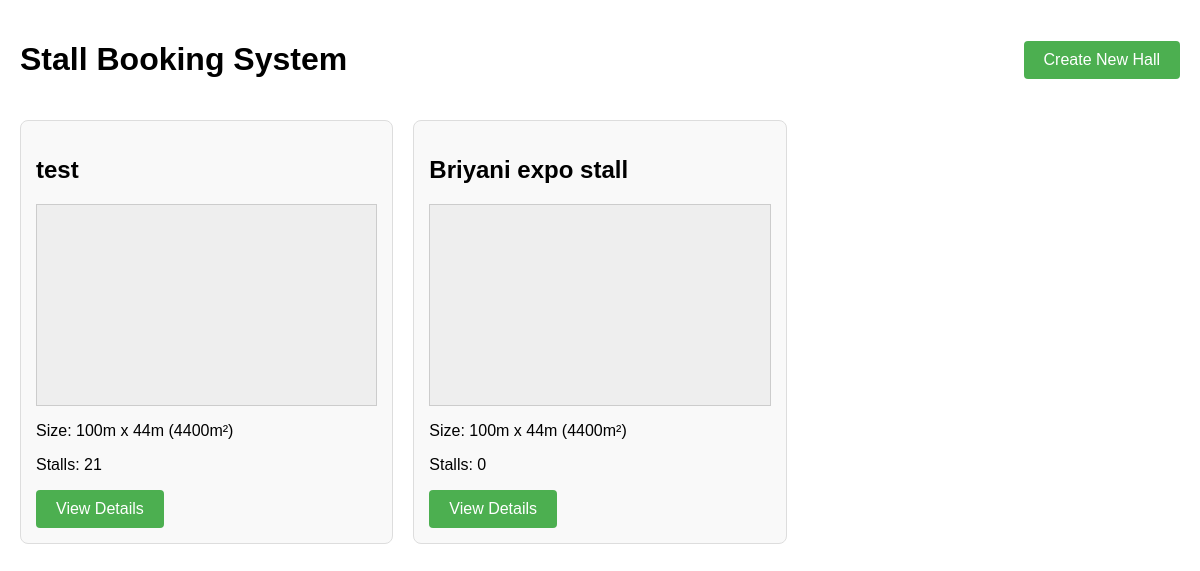
Before: /index/ with the older database file.
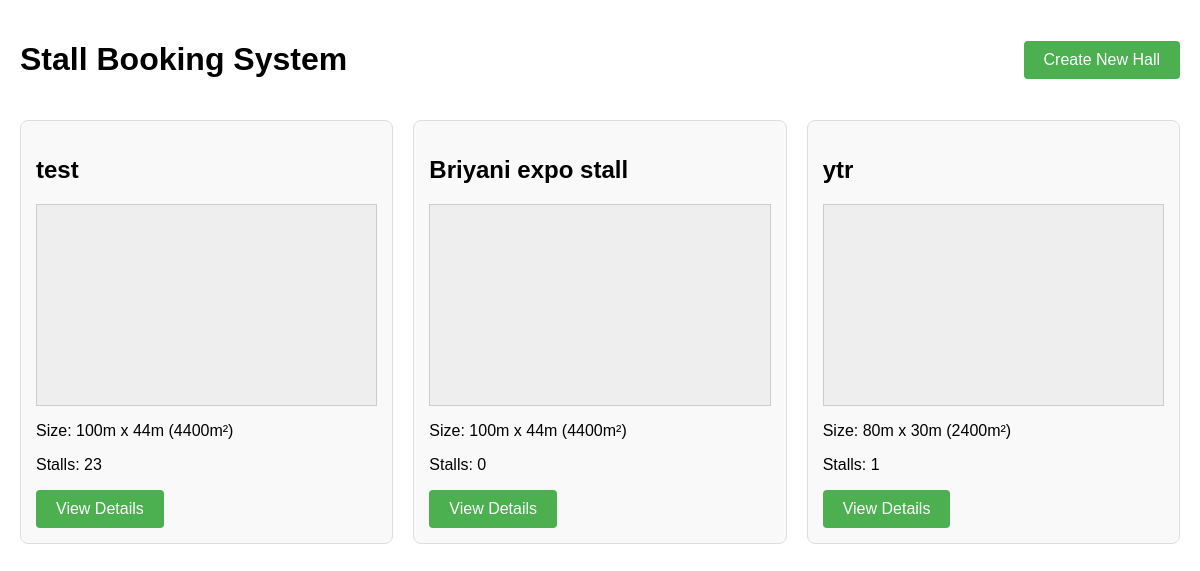
After: the same page with the newer database file.
### halls/models.py (models this page shows, shortened)
class Hall(models.Model):
    name = models.CharField(max_length=100)
    length = models.IntegerField(help_text="Length in meters")
    breadth = models.IntegerField(help_text="Breadth in meters")
    @property
    def total_area(self):
        return self.length * self.breadth

### halls/views.py (the view)
# urls.py: path('index/', views.index, name='index'),
def index(request):
    halls = Hall.objects.all()
    return render(request, 'halls/index.html', {'halls': halls})

### templates/halls/index.html (shortened to what this page needs)
<!DOCTYPE html>
<html lang="en">
<head>
</head>
<body>
    <div class="container">
        <div class="header">
            <h1>Stall Booking System</h1>
            <a href="{% url 'create_hall' %}" class="btn">Create New Hall</a>
        </div>
        <div class="hall-grid">
            {% for hall in halls %}
            <div class="hall-card">
                <h2>{{ hall.name }}</h2>
                <div class="hall-preview" id="hall-preview-{{ hall.id }}"
                     data-hall-id="{{ hall.id }}"
                     data-length="{{ hall.length }}"
                     data-breadth="{{ hall.breadth }}">
                </div>
                <p>Size: {{ hall.length }}m x {{ hall.breadth }}m ({{ hall.total_area }}m²)</p>
                <p>Stalls: {{ hall.stalls.count }}</p>
                <a href="{% url 'hall_detail' hall.id %}" class="btn">View Details</a>
            </div>
            {% empty %}
            <p>No halls available. Create a new hall to get started.</p>
            {% endfor %}
        </div>
    </div>
</body>
</html>

Changed rows visible on the page:
computed for Hall "test": stalls.count "21" → "23"
added Hall: name "ytr", length "80", breadth "30", total_area "2400", stalls.count "1"
